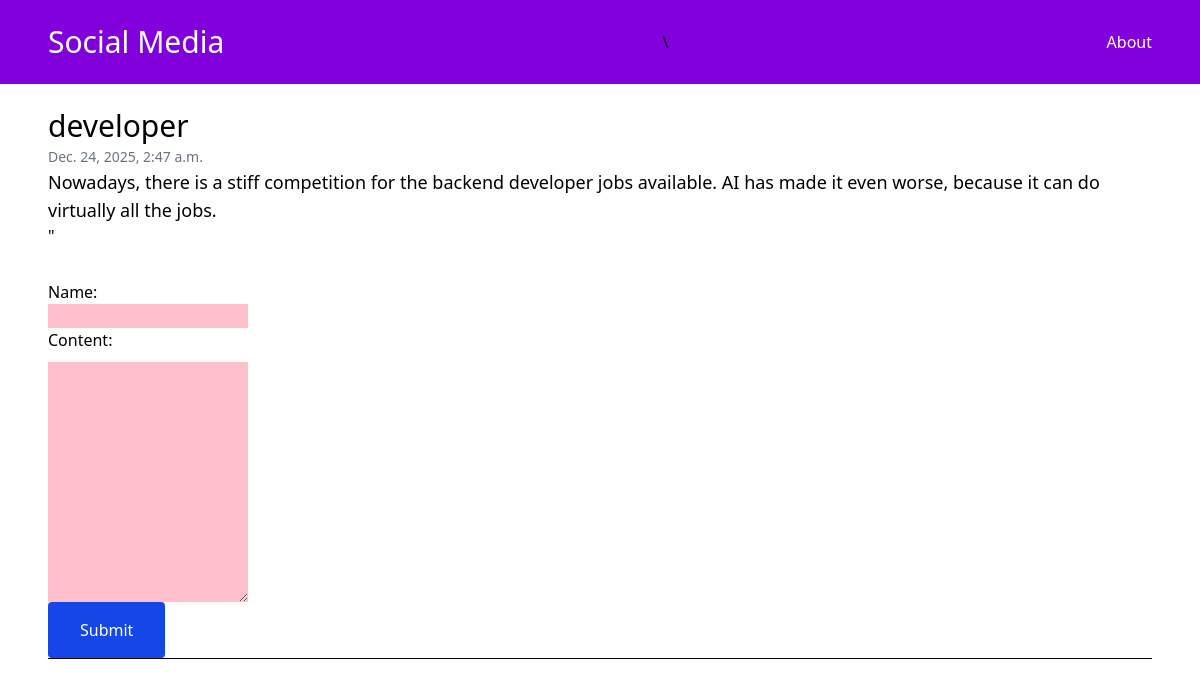
/backend-developers/, run on the app's committed database.
### blog/models.py (models this page shows, shortened)
class Post(models.Model):
    title=models.CharField(max_length=255)
    slug=models.SlugField()
    content=models.TextField()
    created_at=models.DateTimeField(auto_now_add=True)
    class Meta:
        ordering = ['-created_at']

### blog/views.py (the view)
# urls.py: path('<slug:slug>/', views.post_detail, name='post_detail'),
def post_detail(request, slug):
      post = get_object_or_404(Post, slug=slug)  # Fetch post by slug or return 404, preventing errors/crash
      if request.method == 'POST':
            form=CommentForm(request.POST) # Bind data from request to form
            if form.is_valid():
                  comment = form.save(commit=False) # Create comment object but don't save to DB yet
                  comment.post = post  # Associate comment with the current post
                  comment.save()  # Now save the comment to the database
                  return redirect('post_detail', slug=slug)  # Redirect to the same post detail page
      else:
            form = CommentForm()  # Create an unbound form for GET request
      return render(request, 'blog/post_detail.html', {
            'post': post,
            'form': form,})

### blog/forms.py
class CommentForm(ModelForm):
    def __init__(self, *args, **kwargs):
        super(CommentForm, self).__init__(*args, **kwargs)
        if 'name' in self.fields:
            self.fields['name'].label = 'Name'
            self.fields['name'].widget.attrs.update({'style': 'width:200px;background-color:pink;display:block;' })
        if 'content' in self.fields:
            self.fields['content'].label = 'Content'
            self.fields['content'].widget.attrs.update({'style': 'width:200px;background-color:pink;margin-top:10px;display:block;' })
    class Meta:
        model = Comment
        fields = ['name',  'content']

### blog/templates/blog/post_detail.html (shortened to what this page needs)
{% extends 'blog/base.html' %}
{% block content %}
 <h2 class="text-3xl">{{ post.title }}</h2>
 <span class="text-sm text-gray-500">{{ post.created_at }}</span>
 <div class="text-lg">
    {{ post.content }}
</div>"
<div class="mt-8">
    <form method="post" action=".">
        {{ form.as_p }}
        <button type="submit" class="py-4 px-8 bg-blue-700 text-white rounded">Submit</button>
    <hr>
    </form>
</div>
 {% endblock %}

### data on the page
Post: title "developer", created_at "Dec. 24, 2025, 2:47 a.m.", content "Nowadays, there is a stiff competition for the backend developer jobs available. AI has made it even worse, because it can do virtually all the jobs."
